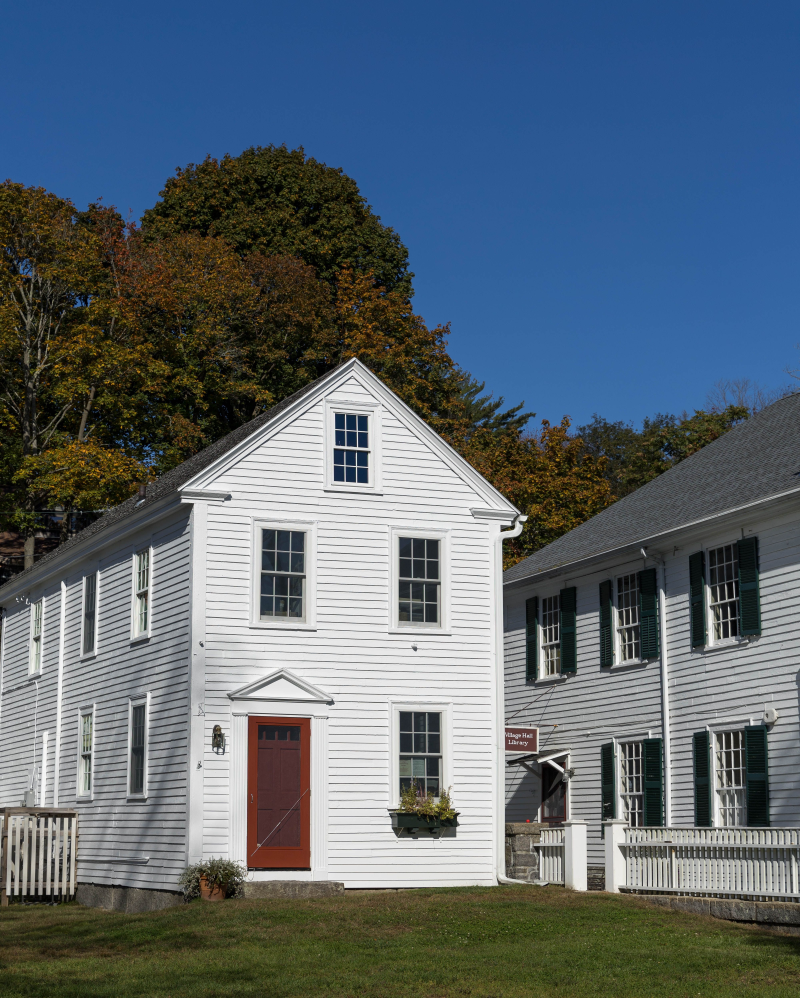
#> input picture 2026-10-19-neighborhood-eastover/build/src/p18819232.jpg, 4000 x 4989 px, given in place of p12700464.jpg, which was not available (shown at 1/5 size)
$ python prep_photos.py
#> lines starting #> are read from the running program, lines starting #| are printed output that depends on the picture; after the words box and inside, x2 and y2 are one past the last pixel; in counts of white or black regions, pixels touching at a corner belong together; pictures that were not available may be replaced by others from this repository, and a replacement may not be noted
# Buyer tips Oct 23 2026 photo prep. Full-res Pexels originals in src/ (Pexels License), resized DOWN only.
# Two crops per photo: img/NN.jpg 1080x1350 (4:5 carousel) and 9x16/img/NN.jpg 1080x1920 (TikTok/Stories/Short).
# 1:1 set reuses img/NN.jpg with background-size:cover. Grade (fullbleed_tips standard): autocontrast blend 0.35,
# +5% contrast, slight warmth, UnsharpMask(1.0,70,2).
from PIL import Image, ImageEnhance, ImageFilter, ImageOps
import os
M={"01":("p12700464",.42,.5),"03":("p28586197",.3,.5),"04":("p15409513",.5,.5),"05":("p7045908",.35,.5),"06":("p2631746",.5,.5),
   "07":("p26595553",.5,.3),"08":("p6587896",.5,.5),"09":("p7168052",.45,.5),"10":("p4469146",.5,.5)}
# Retouch (T5: no visible house numbers): cover the address plaque on 12700464 with stone texture from just below it.
from PIL import ImageDraw
def retouch(f,im):
    if f=="p12700464":
        box=(2478,1334,2552,1372); dy=40
        patch=im.crop((box[0],box[1]+dy,box[2],box[3]+dy))
        m=Image.new("L",patch.size,0); ImageDraw.Draw(m).rectangle((3,3,patch.size[0]-4,patch.size[1]-4),fill=255)
        from PIL import ImageFilter as _F; m=m.filter(_F.GaussianBlur(2))
        im.paste(patch,box[:2],m)
    return im
LIFT={"10":1.05}
def grade(im,k):
    im=Image.blend(im,ImageOps.autocontrast(im,cutoff=0.3),0.35)
    R,G,B=im.split(); R=R.point(lambda v:min(255,int(v*1.012+1))); B=B.point(lambda v:int(v*0.988)); im=Image.merge("RGB",(R,G,B))
    im=ImageEnhance.Contrast(im).enhance(1.05); im=im.filter(ImageFilter.UnsharpMask(1.0,70,2))
    if k in LIFT: im=im.point(lambda v:int(255*(v/255)**(1/LIFT[k])))
    return im
def crop(im,W,H,x,y):
    r=max(W/im.width,H/im.height); assert r<1,(im.size,W,H)
    im=im.resize((round(im.width*r),round(im.height*r)),Image.LANCZOS); l=int((im.width-W)*x); t=int((im.height-H)*y)
    return im.crop((l,t,l+W,t+H))
os.makedirs("img",exist_ok=True); os.makedirs("9x16/img",exist_ok=True)
for k,(f,x,y) in M.items():
    im=retouch(f,ImageOps.exif_transpose(Image.open(f"src/{f}.jpg")).convert("RGB"))
#> in retouch, `box = (2478, 1334, 2552, 1372)`: box = (2478, 1334, 2552, 1372)
#> in retouch, `m = Image.new('L', patch.size, 0)`: m: PIL image 74x38 L; every value is 0
#> in retouch, `ImageDraw.Draw(m).rectangle((3, 3, patch.size[0] - 4, patch.size[1] - `:
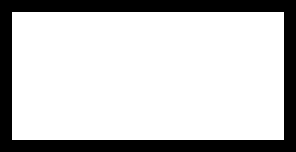
#> m: PIL image 74x38 L (shown 4 times larger); 77.4% white; 1 black region, box (x1, y1, x2, y2) and area: (0, 0, 74, 38) 636
    grade(crop(im,1080,1350,x,y),k).save(f"img/{k}.jpg",quality=95)
#> in grade, `R, G, B = im.split()`:
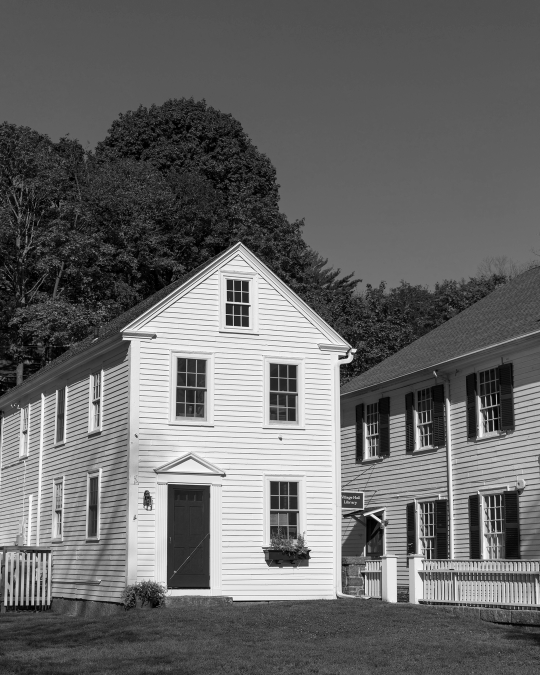
#> G: PIL image 1080x1350 L (shown at 1/2 size); min 0, max 255, mean 103.6
#> in grade, `R, G, B = im.split()`:
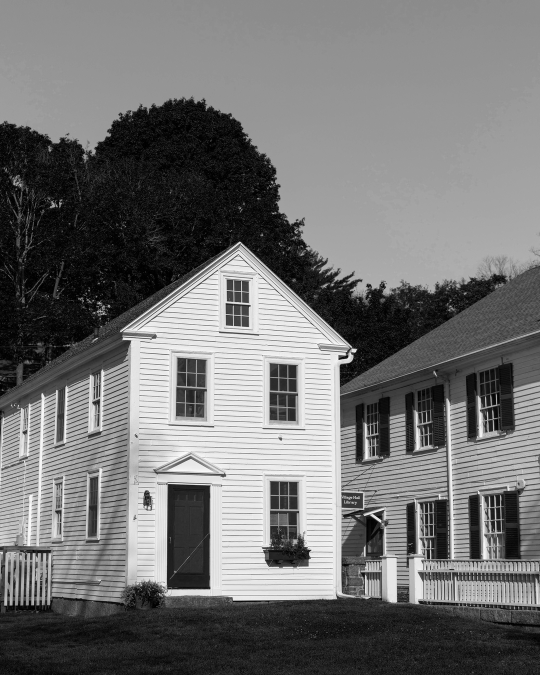
#> B: PIL image 1080x1350 L (shown at 1/2 size); min 0, max 255, mean 114
    grade(crop(im,1080,1920,x,y),k).save(f"9x16/img/{k}.jpg",quality=95); print(k,f,"ok")
#> call 2 of crop, with W = 1080, H = 1920, x = 0.42, y = 0.5
#> in crop (call 2), `return im.crop((l,t,l+W,t+H))`:
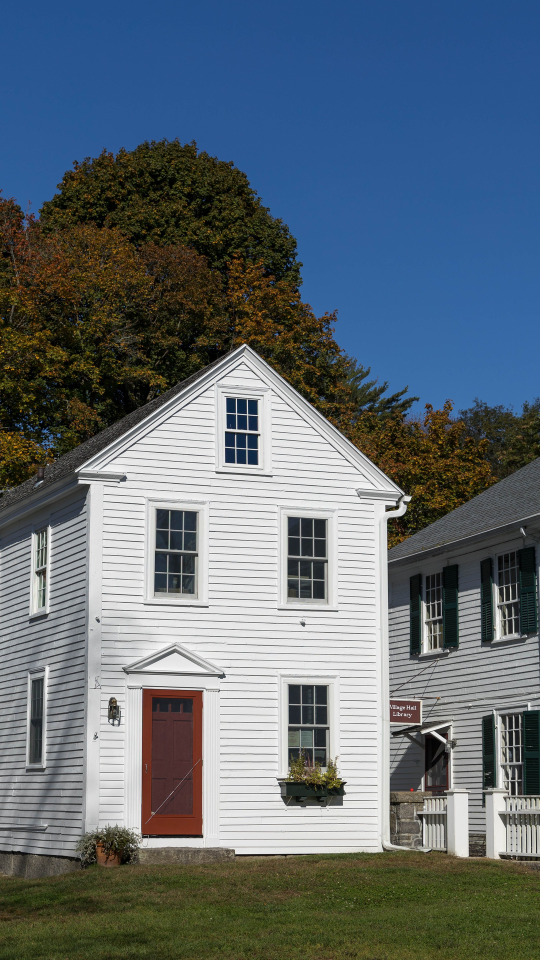
#> returned value: PIL image 1080x1920 RGB (shown at 1/2 size); mean R, G, B 95.2, 107, 115.8
#> call 2 of grade, with k = '01'
#> in grade (call 2), `R, G, B = im.split()`:
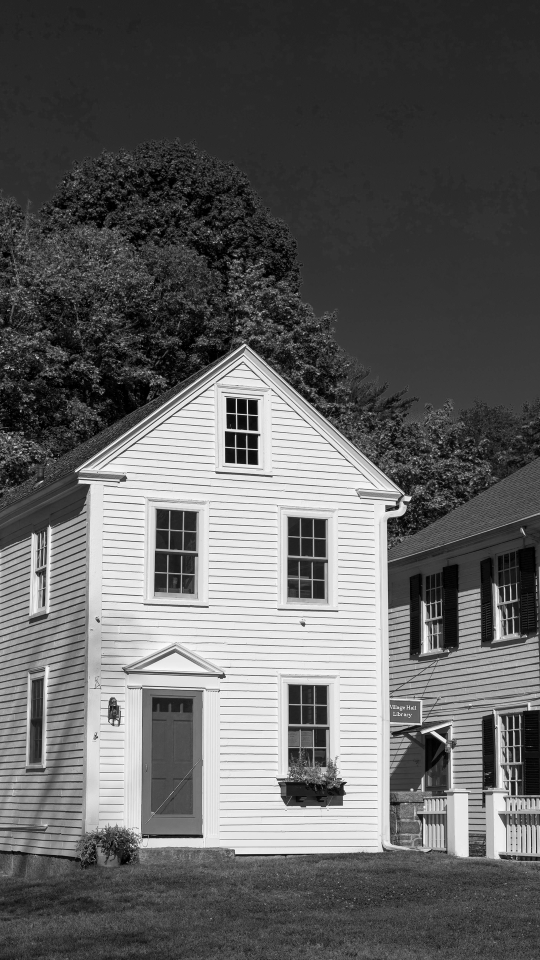
#> R: PIL image 1080x1920 L (shown at 1/2 size); min 0, max 255, mean 96
#> in grade (call 2), `R, G, B = im.split()`:
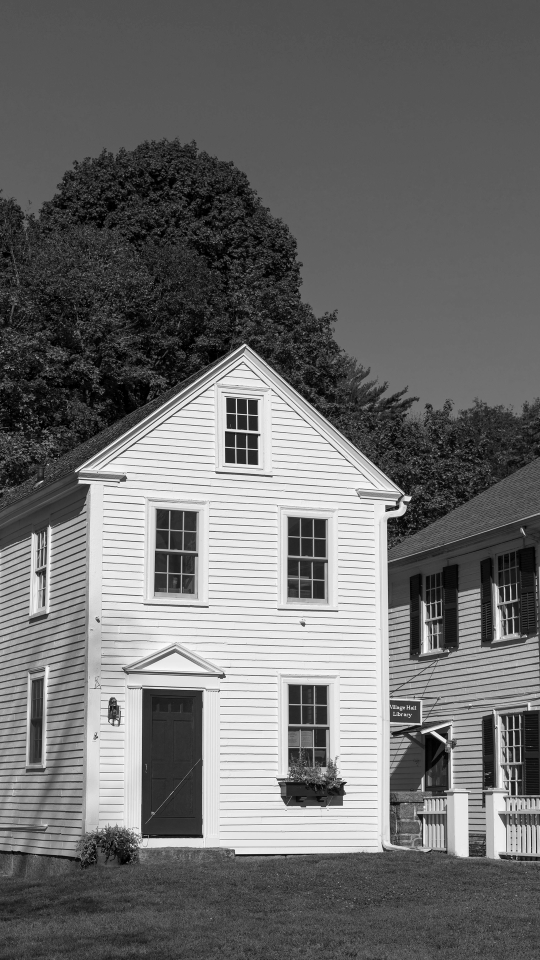
#> G: PIL image 1080x1920 L (shown at 1/2 size); min 0, max 255, mean 108
#> in grade (call 2), `R, G, B = im.split()`:
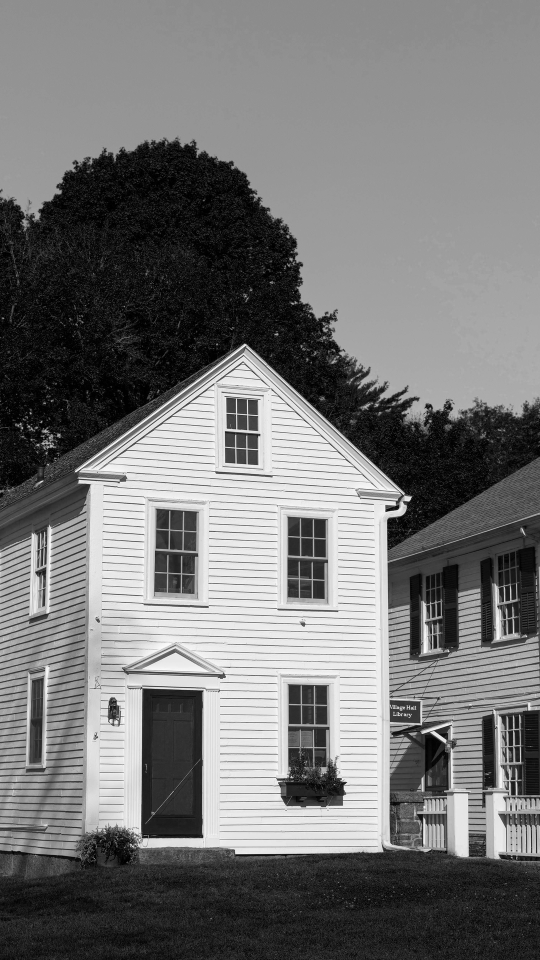
#> B: PIL image 1080x1920 L (shown at 1/2 size); min 0, max 255, mean 117.1
#| 01 p12700464 ok
#> pass 2 of the loop `for k,(f,x,y) in M.items():`:
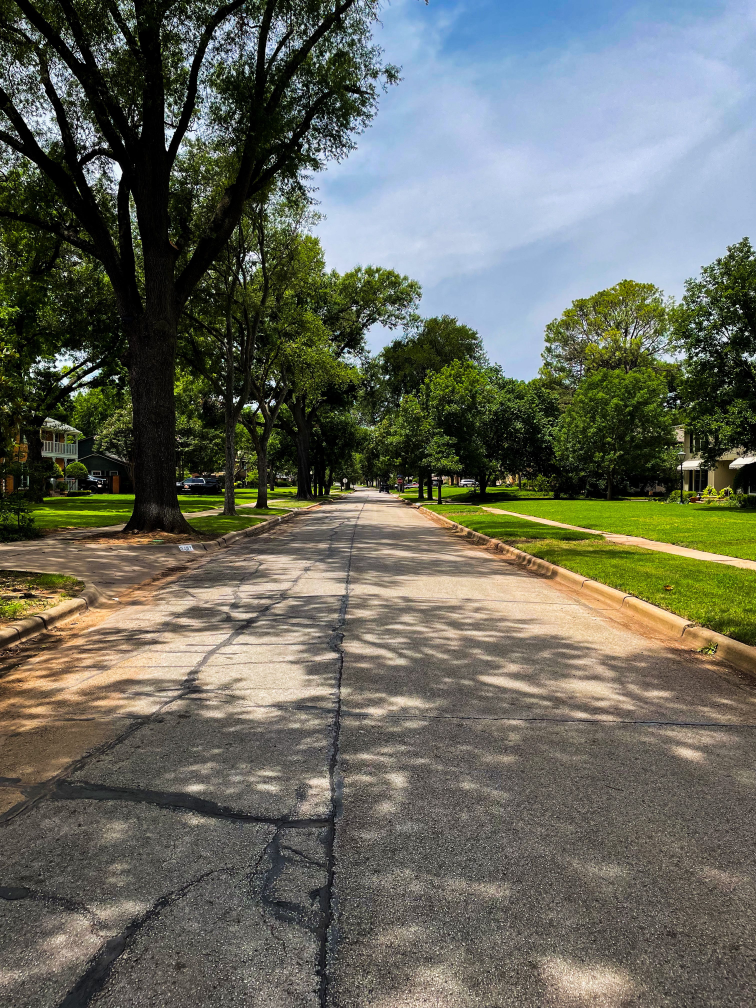
#> input picture 2026-10-19-neighborhood-eastover/build/src/p32481181.jpg, 3024 x 4032 px, given in place of p28586197.jpg, which was not available (shown at 1/4 size)
#> im is the input picture: PIL image 3024x4032 RGB; mean R, G, B 103.7, 105.9, 94.5
#> R: PIL image 1080x1350 L
#> G: PIL image 1080x1350 L
#> B: PIL image 1080x1350 L
#> in crop (call 4), `return im.crop((l,t,l+W,t+H))`:
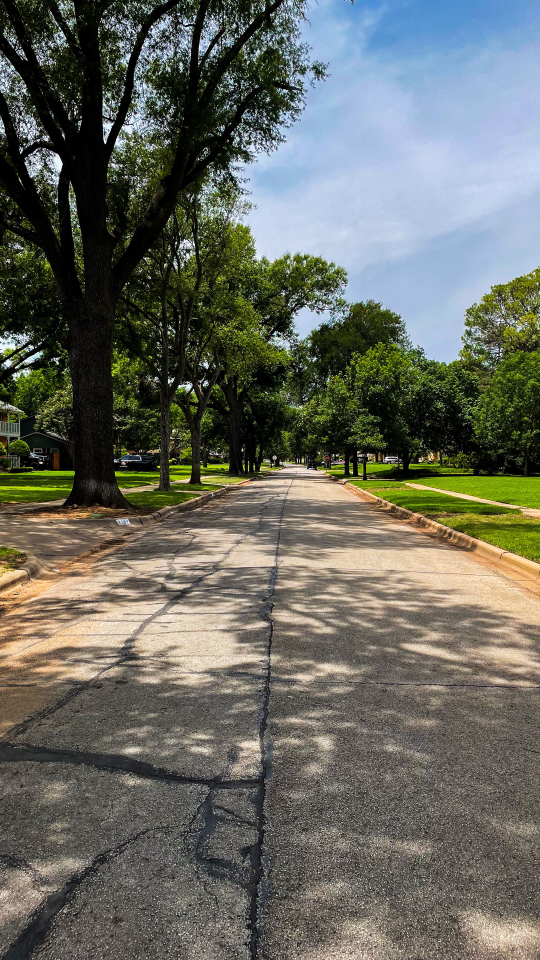
#> returned value: PIL image 1080x1920 RGB (shown at 1/2 size); mean R, G, B 103.2, 105.2, 96
#> R: PIL image 1080x1920 L
#> G: PIL image 1080x1920 L
#> in grade (call 4), `R, G, B = im.split()`:
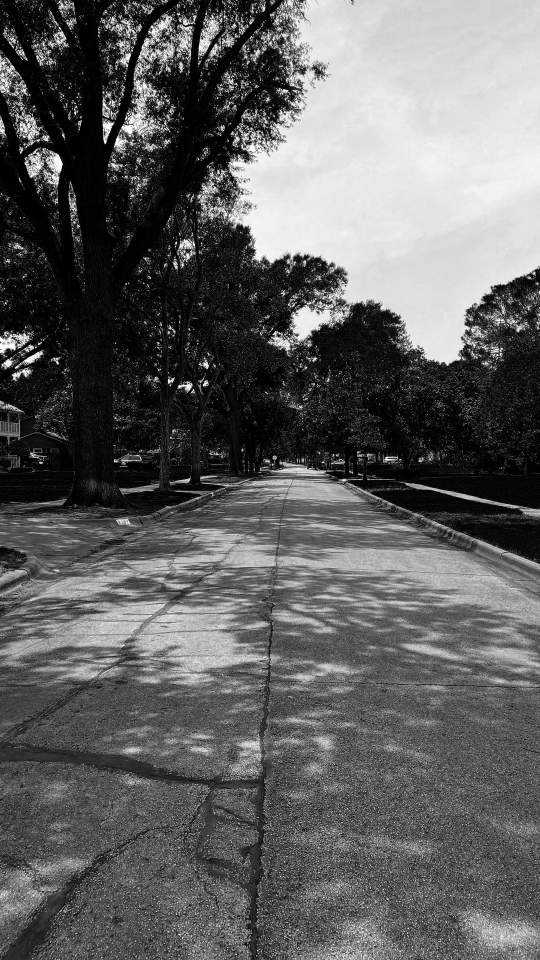
#> B: PIL image 1080x1920 L (shown at 1/2 size); min 0, max 255, mean 96.2
#| 03 p28586197 ok
#> (the run stopped early here; a loop or call above may not have finished)
